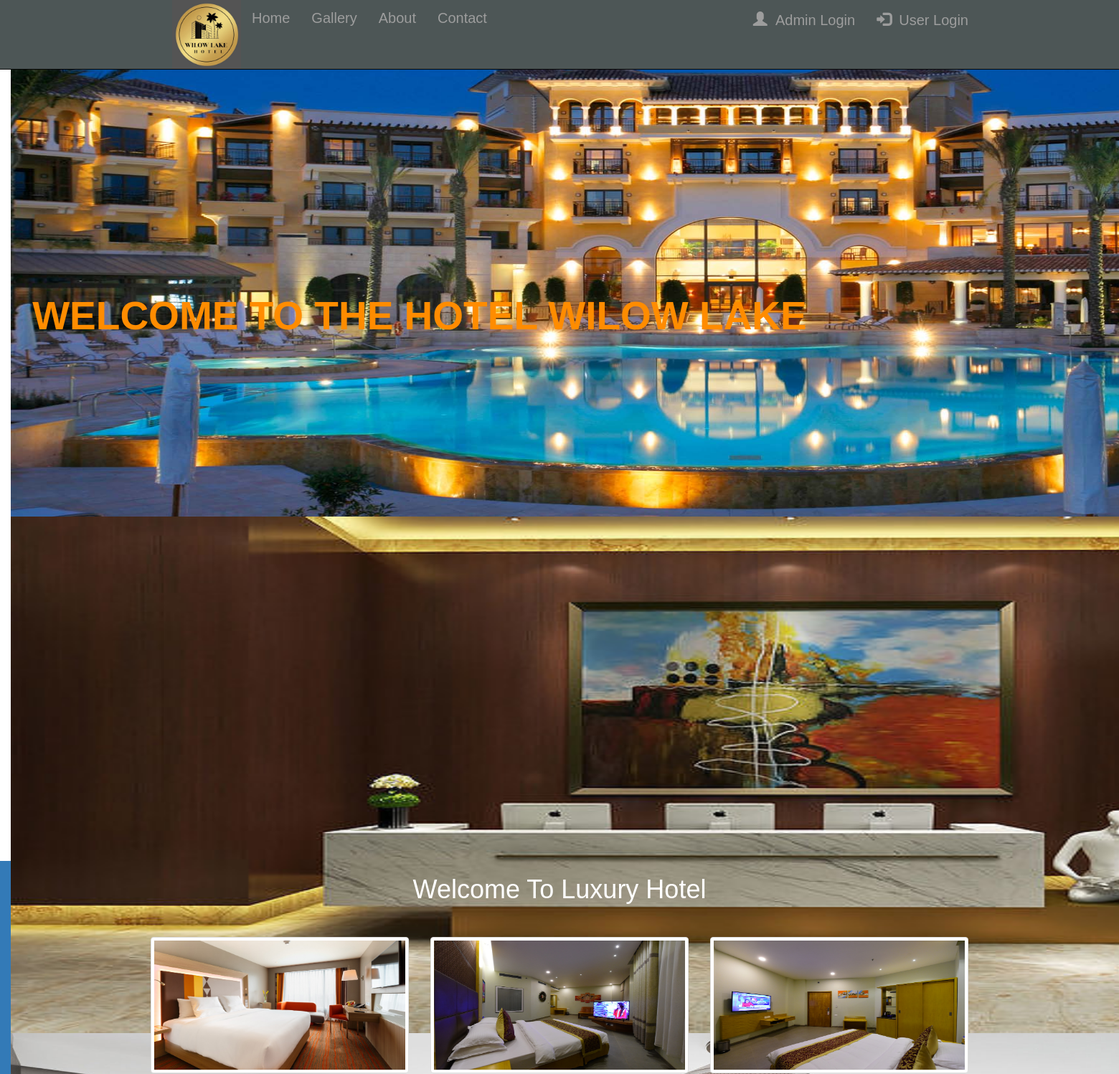
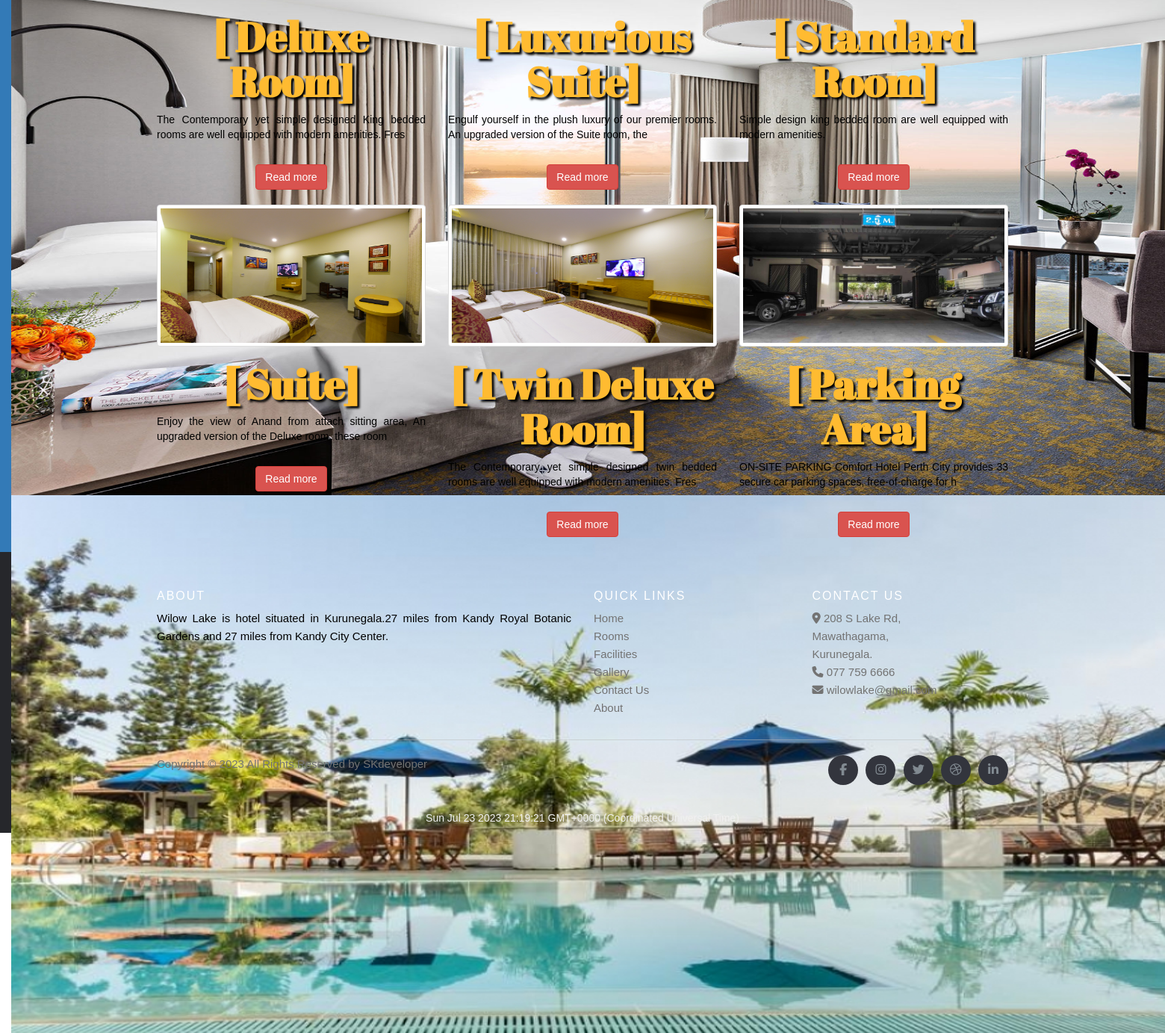
The page / on the database its author committed (2 pictures, top to bottom).
### tables this page shows
CREATE TABLE `rooms` (
  `room_id` int(11) NOT NULL,
  `room_no` int(11) NOT NULL,
  `type` varchar(100) NOT NULL,
  `price` bigint(20) NOT NULL,
  `details` text NOT NULL,
  `image` varchar(255) NOT NULL
);

### index.php (the view, shortened to what this page needs)
<?php
include('connection.php');
?>
<!DOCTYPE html>
<html lang="en">
    <head>
        <link rel="stylesheet" href="https://maxcdn.bootstrapcdn.com/bootstrap/3.4.0/css/bootstrap.min.css">
        <link rel="stylesheet" href="https://cdn.jsdelivr.net/npm/swiper@9/swiper-bundle.min.css" />
        <link href="css/style.css"rel="stylesheet"/>
        <link href="css/common.css"rel="stylesheet"/>
    </head>
    <body>
        <?php
        include('Menu Bar.php')
        ?>
        <div class="container-fluid px-lg-0 mt-0">
            <div class="swiper swiper-container ">
                <div class="swiper-wrapper">
                    <div class="swiper-slide">
                        <img class="img-swiper " src="image/hotelfontend.jpg" />
                    </div>
                    <div class="swiper-slide">
                        <img class="img-swiper " src="image/loung.jpg" />
                    </div>
                    <div class="swiper-slide">
                    </div>
                    <div class="swiper-slide">
                        <img class="img-swiper  " src="image/outdoor.jpg" />
                    </div>
                </div>
            </div>
        </div>
        <div class="container insert-text ">
            <h4 class="text-center mb-4"> WELCOME TO THE HOTEL WILOW LAKE</h4>
        </div>
        <div class="container-fluid"id="red">
            <div class="container text-center">
                <h1>Welcome To Luxury Hotel</b></h1><hr><br>
                <div class="row">
                    <div class="hov">
                        <?php
                        $sql = mysqli_query($con, "select * from rooms");
                        while ($r_res = mysqli_fetch_assoc($sql)) {
                            ?>
                            <div class="col-sm-4">
                                <img src="image/rooms/<?php echo $r_res['image']; ?>"class="img-responsive thumbnail"alt="Image"id="img1">
                                <h4 class="Room_Text">[ <?php echo $r_res['type']; ?>]</h4>
                                <p class="text-justify"><?php echo substr($r_res['details'], 0, 100); ?></p><br>
                                <a href="room_details.php?room_id=<?php echo $r_res['room_id']; ?>" class="btn btn-danger text-center">Read more</a><br><br>
                            </div>
                        <?php } ?>
                    </div>
                </div>
            </div>
        </div>
        <?php
        include('Footer.php')
        ?>
    </body>
</html>

### Menu Bar.php (shortened to what this page needs)
<nav class="navbar navbar-inverse navbar-fixed-top">
    <div class="container">
        <div class="navbar-header">
            <ul class="nav navbar-nav">
                 <img class="logo" src="image/Wilow lake.jpg" alt="Wilow Lake">
                <li><a  class= "me-3"href="index.php"title="Home"></a></li>
            </ul>
        </div>
        <div class="collapse navbar-collapse" id="myNavbar">
            <ul class="nav navbar-nav">
                <li class="nav-item"><a class= "me-3" href="index.php"title="Home">Home</a></li>
                <li class="nav-item"><a class= "me-3" href="image gallery.php"title="Gallery">Gallery </a></li>
                <li class="nav-item"><a  class= "me-3" href="about.php"title="About">About </a></li>
                <li class="nav-item"><a  class= "me-3" href="contact.php"title="Contact">Contact </a></li>
            </ul>
            <ul class="nav navbar-nav navbar-right">
                <li class="nav-item" ><a href="admin/index.php"title="Admin Login"><span class="glyphicon glyphicon-user"></span>&nbsp;&nbsp;Admin Login</a></li>
                <?php
                if ($_SESSION['create_account_logged_in'] != "") {
                    ?>
                    <li class="dropdown"><a class="dropdown-toggle" data-toggle="dropdown" href="#">View Status <span class="caret"></span></a>
                        <ul class="dropdown-menu">
                            <li><a href="profile.php">Profile</a></li>
                            <li><a href="order.php">Booking Status</a></li>
                            <li><a href="logout.php">Logout</a></li>
                        </ul>
                    </li>
                <?PHP
                } else {
                    ?>
                    <li class="nav-item"><a href="Login.php"title="login"><span class="glyphicon glyphicon-log-in"></span>&nbsp;&nbsp;User Login</a>
                    </li>
                    <?php }
                ?>
            </ul>
        </div>
    </div>
</nav>

### Footer.php (shortened to what this page needs)
<footer class="site-footer">
            <div class="container">
                <div class="row">
                    <div class="col-sm-12 col-md-6">
                        <h6>About</h6>
                        <p class="text-justify">Wilow Lake is hotel situated in Kurunegala.27 miles from Kandy Royal Botanic Gardens and 27
                            miles from Kandy City Center.</p>
                    </div>
                    <div class="col-xs-6 col-md-3">
                        <h6>Quick Links</h6>
                        <ul class="footer-links">
                            <li><a href="index.php">Home</a></li>
                            <li><a href="rooms.php">Rooms</a></li>
                            <li><a href="facilities.php">Facilities</a></li>
                            <li><a href="gallery.php">Gallery</a></li>
                            <li><a href="contactus.php">Contact Us</a></li>
                            <li><a href="about.php">About</a></li>
                        </ul>
                    </div>
                    <div class="col-xs-6 col-md-3">
                        <h6>Contact Us</h6>
                        <ul class="footer-links">
                            <i class="fa-solid fa-location-dot mr-3"></i> 208 S Lake Rd,<br>Mawathagama, <br>Kurunegala.<br>
                            <i class="fa-solid fa-phone mr-3"></i> 077 759 6666<br>
                            <i class="fa-solid fa-envelope mr-3"></i>
                            <a href="#"> wilowlake@gmail.com</a><br>
                        </ul>
                    </div>
                </div>
                <hr>
            </div>
            <div class="container">
                <div class="row">
                    <div class="col-md-8 col-sm-6 col-xs-12">
                        <p class="copyright-text">Copyright &copy; 2023 All Rights Reserved by SKdeveloper
                        </p>
                    </div>
                    <div class="col-md-4 col-sm-6 col-xs-12">
                        <ul class="social-icons">
                            <li><a class="facebook" href="#"><i class="fa fa-facebook"></i></a></li>
                            <li><a class="Instagram" href="#"><i class="fa fa-instagram"></i></a></li>
                            <li><a class="twitter" href="#"><i class="fa fa-twitter"></i></a></li>
                            <li><a class="dribbble" href="#"><i class="fa fa-dribbble"></i></a></li>
                            <li><a class="linkedin" href="#"><i class="fa fa-linkedin"></i></a></li>
                        </ul>
                    </div>
                </div>
            </div>
        </footer>
<footer class="container-fluid text-center"style="background-color:#26272b;height:40px;padding-top:10px;color:#f0f0f0;">
    <p id="demo"></p>
</footer>

### css/style.css (style rules this page uses)
* { margin:0px; padding: 0px; }
.navbar { margin-bottom: 0; border-radius: 0; }
footer { padding: 25px; }
#red { background-color:#337ab7; }
.text-justify { color:black; }
#img1 { width:100%; height:190px; }
h1 { font-family:font-family: 'Lobster', cursive; color:#ffffff; }
.Room_Text { font-family: 'Abril Fatface', cursive; color:#ffbb31; text-shadow:3px 3px 3px #000000; text-align:center; size:15px; }

### css/common.css (style rules this page uses)
* { font-family: 'Poppins', sans-serif; }
h4 { font-size: 55px; font-weight: bold; color: darkorange; text-overflow: ellipsis; text-align: right; }
body { overflow-x: hidden; }
.site-footer { background-color:#26272b; padding:45px 0 20px; font-size:15px; line-height:24px; color:#737373; }
.site-footer hr { border-top-color:#bbb; opacity:0.5 }
.site-footer h6 { color:#fff; font-size:16px; text-transform:uppercase; margin-top:5px; letter-spacing:2px }
.site-footer a { color:#737373; }
.footer-links { padding-left:0; list-style:none }
.footer-links li { display:block }
.footer-links a { color:#737373 }
.site-footer .social-icons { text-align:right }
.site-footer .social-icons a { width:40px; height:40px; line-height:40px; margin-left:6px; margin-right:0; border-radius:100%; background-color:#33353d }
.copyright-text { margin:0 }
.social-icons { padding-left:0; margin-bottom:0; list-style:none }
.social-icons li { display:inline-block; margin-bottom:4px }
.social-icons a { background-color:#eceeef; color:#818a91; font-size:16px; display:inline-block; line-height:44px; width:44px; height:44px; text-align:center; margin-right:8px; border-radius:100%; -webkit-transition:all .2s linear; -o-transition:all .2s linear; transition:all .2s linear }
.swiper { width: 600vh; height: 150vh; }
.swiper-slide { background-position: center; background-size: cover; }

### index.php (style rules this page uses)
.insert-text { margin-top: -800px; z-index: 3; position: absolute; }
.swiper { width: 700vh; height: 150vh; }
.swiper-slide { background-position: center; background-size: cover; }
.img-swiper { width: 250vh; height: 90vh; display: block; }

### Menu Bar.php (style rules this page uses)
.logo { width: 12vh; height: 12vh; }
.navbar-inverse { background-color: #4D5656; }
.nav-item { font-size: 20px; }

### rows shown on the page
rooms: image (picture), type "Deluxe Room", details "The Contemporary yet simple designed King bedded rooms are well equipped with modern amenities. Fres"
rooms: image (picture), type "Luxurious Suite", details "Engulf yourself in the plush luxury of our premier rooms. An upgraded version of the Suite room, the"
rooms: image (picture), type "Standard Room", details "Simple design king bedded room are well equipped with modern amenities."
rooms: image (picture), type "Suite", details "Enjoy the view of Anand from attach sitting area, An upgraded version of the Deluxe room, these room"
rooms: image (picture), type "Twin Deluxe Room", details "The Contemporary yet simple designed twin bedded rooms are well equipped with modern amenities. Fres"
rooms: image (picture), type "Parking Area", details "ON-SITE PARKING Comfort Hotel Perth City provides 33 secure car parking spaces, free-of-charge for h"
